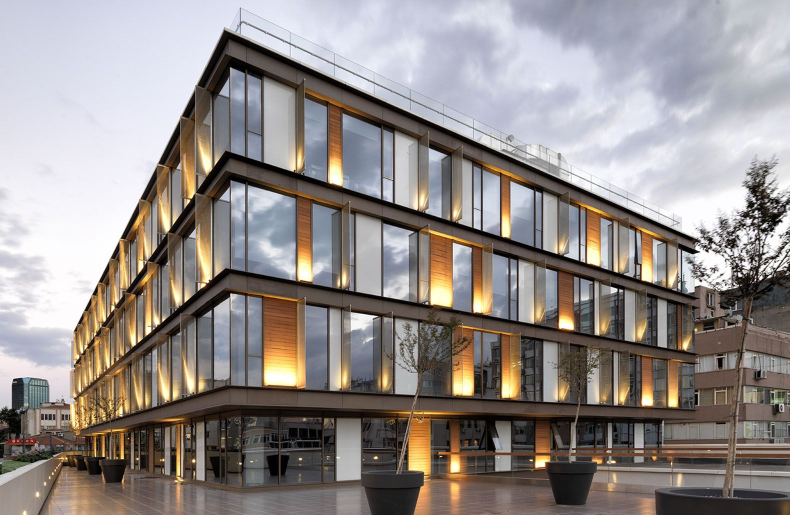
#> input picture ТИОиАД/lab2+/building.jpg, 1580 x 1030 px (shown at 1/2 size); the run also reads 1 picture not shown here
$ python main.py   (older library calls are emulated)
#> lines starting #> are read from the running program, lines starting #| are printed output that depends on the picture; after the words box and inside, x2 and y2 are one past the last pixel; in counts of white or black regions, pixels touching at a corner belong together
import cv2
import numpy as np
import matplotlib.pyplot as plt
import os

if not os.path.exists('results'):
    os.makedirs('results')

plt.style.use('seaborn-v0_8')
plt.rcParams['figure.figsize'] = (15, 10)

def task1_edge_detection(image_path):
#> called with image_path = 'building.jpg'
    image = cv2.imread(image_path)
#> image is the input picture: shape (1030, 1580, 3); mean B, G, R 138.5, 141, 147.7
    if image is None:
        print(f"Ошибка: Не удалось загрузить изображение {image_path}")
        return

    gray = cv2.cvtColor(image, cv2.COLOR_BGR2GRAY)

    sobel_x = cv2.Sobel(gray, cv2.CV_64F, 1, 0, ksize=3)
    sobel_y = cv2.Sobel(gray, cv2.CV_64F, 0, 1, ksize=3)
    sobel_combined = cv2.magnitude(sobel_x, sobel_y)
    sobel_combined = cv2.convertScaleAbs(sobel_combined)

    laplacian = cv2.Laplacian(gray, cv2.CV_64F, ksize=3)
    laplacian = cv2.convertScaleAbs(laplacian)

    canny_params = [
        (50, 150),
        (30, 100),
        (70, 200),
        (100, 200)
    ]

    canny_results = []
    for i, (thresh1, thresh2) in enumerate(canny_params):
        canny = cv2.Canny(gray, thresh1, thresh2)
        canny_results.append((f'Canny ({thresh1}, {thresh2})', canny))
#> this loop made 4 passes
#> pass 1, in task1_edge_detection, `canny = cv2.Canny(gray, thresh1, thresh2)`:
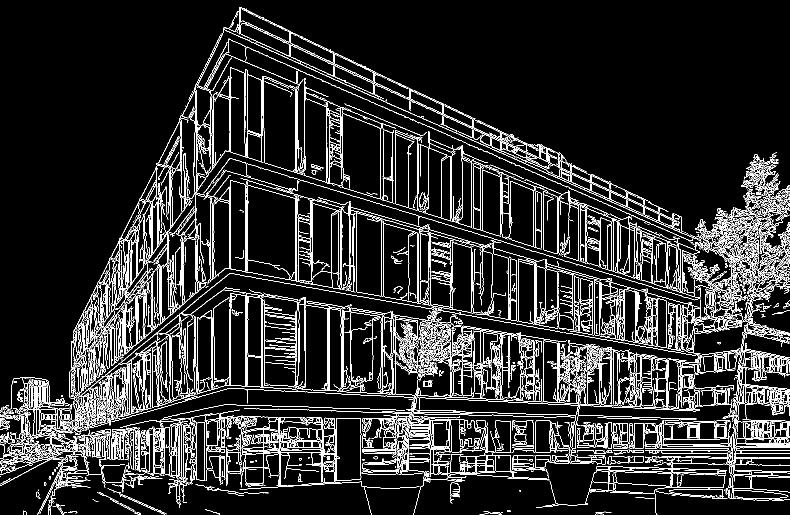
#> canny: shape (1030, 1580) (shown at 1/2 size); 10.3% white in thin lines or dots
#> after the loop, canny_results = 4 items

    plt.figure(figsize=(20, 15))

    plt.subplot(3, 3, 1)
    plt.imshow(cv2.cvtColor(image, cv2.COLOR_BGR2RGB))
    plt.title('Исходное изображение')
    plt.axis('off')

    plt.subplot(3, 3, 2)
    plt.imshow(gray, cmap='gray')
    plt.title('Оттенки серого')
    plt.axis('off')

    plt.subplot(3, 3, 3)
    plt.imshow(sobel_combined, cmap='gray')
    plt.title('Оператор Собеля')
    plt.axis('off')

    plt.subplot(3, 3, 4)
    plt.imshow(laplacian, cmap='gray')
    plt.title('Оператор Лапласа')
    plt.axis('off')

    for i, (title, canny_img) in enumerate(canny_results):
        plt.subplot(3, 3, 5 + i)
        plt.imshow(canny_img, cmap='gray')
        plt.title(title)
        plt.axis('off')
#> this loop made 4 passes
#> title on passes 1 to 4: 'Canny (50, 150)', 'Canny (30, 100)', 'Canny (70, 200)', 'Canny (100, 200)'

    plt.tight_layout()
    plt.savefig('results/task1_edge_detection.jpg')
    plt.show()

    cv2.imwrite('results/sobel.jpg', sobel_combined)
    cv2.imwrite('results/laplacian.jpg', laplacian)
    cv2.imwrite('results/canny_best.jpg', canny_results[1][1])


def task2_contour_analysis(image_path):
#> called with image_path = 'berries.jpg'
    image = cv2.imread(image_path)
    if image is None:
        print(f"Ошибка: Не удалось загрузить изображение {image_path}")
        return

    image_copy = image.copy()
    image_contours = image.copy()

    gray = cv2.cvtColor(image, cv2.COLOR_BGR2GRAY)
#> gray: shape (537, 612)

    blurred = cv2.GaussianBlur(gray, (5, 5), 0)

    _, binary = cv2.threshold(blurred, 0, 255, cv2.THRESH_BINARY_INV + cv2.THRESH_OTSU)
#> binary: shape (537, 612); 38.1% white; 4 white regions, box (x1, y1, x2, y2) and area: (322, 30, 594, 264) 37509, (22, 38, 276, 264) 30067, (50, 266, 227, 511) 29727, (295, 326, 564, 522) 27907

    # Улучшение контуров
    kernel = np.ones((3, 3), np.uint8)
    binary = cv2.morphologyEx(binary, cv2.MORPH_CLOSE, kernel)
#> binary: shape (537, 612); 38.3% white; 4 white regions, box (x1, y1, x2, y2) and area: (322, 30, 594, 264) 37715, (22, 38, 276, 264) 30182, (50, 266, 227, 511) 29820, (295, 326, 564, 522) 28025
    binary = cv2.morphologyEx(binary, cv2.MORPH_OPEN, kernel)
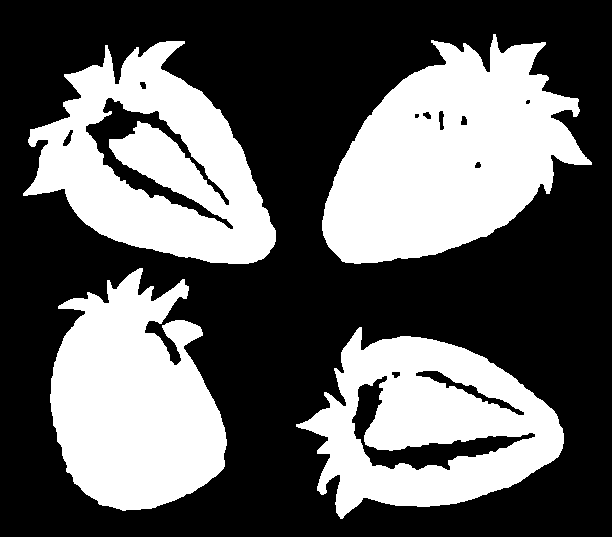
#> binary: shape (537, 612); 38.2% white; 4 white regions

    # Внешние контуры
    contours, hierarchy = cv2.findContours(binary, cv2.RETR_EXTERNAL, cv2.CHAIN_APPROX_SIMPLE)
#> contours = 4 contours; box (x1, y1, x2, y2) and area: (322, 34, 592, 264) 37421, (23, 41, 276, 264) 33665, (296, 327, 564, 519) 31972, (50, 268, 227, 511) 29322

    # Фильтрация контуров по площади (убираем слишком маленькие)
    min_area = 500
    filtered_contours = [cnt for cnt in contours if cv2.contourArea(cnt) > min_area]
#> filtered_contours has the same summary as contours

    print(f"Найдено контуров: {len(contours)}")
#| Найдено контуров: 4
    print(f"После фильтрации: {len(filtered_contours)}\n")
#| После фильтрации: 4

    max_length_contour = None
    max_area_contour = None
    max_length = 0
    max_area = 0

    for contour in filtered_contours:
        length = cv2.arcLength(contour, True)
        area = cv2.contourArea(contour)
        if length > max_length:
            max_length = length
            max_length_contour = contour
        if area > max_area:
            max_area = area
            max_area_contour = contour
#> this loop made 4 passes
#> (length, area, max_length, max_area) on passes 1, 4: (958.9, 31972, 958.9, 31972), (1094.3, 37421, 1094.3, 37421)
#> (length, area, max_length) on pass 2: (1073.7, 29321.5, 1073.7)
#> after the loop, max_area = 37421; max_area_contour = contour of 467 points, box (x1, y1, x2, y2) (322, 34, 592, 264), area 37421; max_length = 1094.3; max_length_contour has the same summary as max_area_contour

    cv2.drawContours(image_contours, filtered_contours, -1, (0, 255, 0), 2)
#> image_contours: shape (537, 612, 3); mean B, G, R 165.7, 187.8, 229.1

    # Рисование прямоугольников
    object_count = 0
    for i, contour in enumerate(filtered_contours):
        # Пропускаем слишком маленькие контуры
        if cv2.contourArea(contour) < min_area:
            continue
        object_count += 1
        x, y, w, h = cv2.boundingRect(contour)
        cv2.rectangle(image_copy, (x, y), (x + w, y + h), (255, 0, 0), 2)
        cv2.putText(image_copy, str(object_count), (x, y - 10),
                    cv2.FONT_HERSHEY_SIMPLEX, 0.7, (255, 0, 0), 2)
#> this loop made 4 passes
#> (x, y, w, h) on passes 1 to 4: (296, 327, 268, 192), (50, 268, 177, 243), (23, 41, 253, 223), (322, 34, 270, 230)
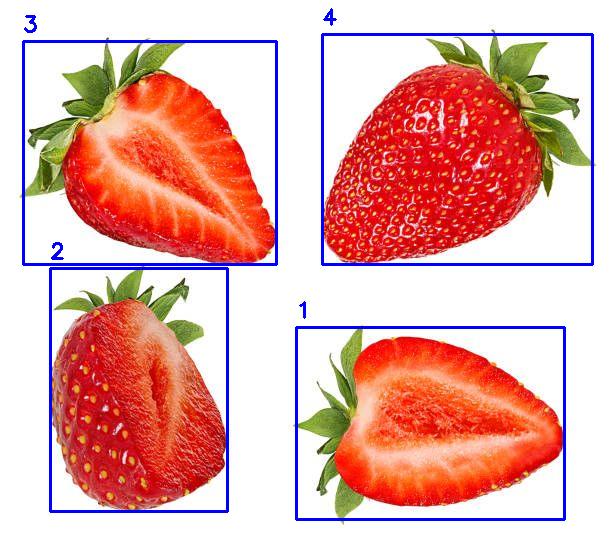
#> image_copy: shape (537, 612, 3); mean B, G, R 171, 175.1, 228.1
#> after the loop, object_count = 4

    # Выделение контуров с максимальной длиной и площадью
    if max_length_contour is not None:
        cv2.drawContours(image_copy, [max_length_contour], -1, (0, 0, 255), 3)
        x, y, w, h = cv2.boundingRect(max_length_contour)
        cv2.putText(image_copy, "Max Length", (x, y - 30),
                    cv2.FONT_HERSHEY_SIMPLEX, 0.7, (0, 0, 255), 2)

    if max_area_contour is not None:
        cv2.drawContours(image_copy, [max_area_contour], -1, (0, 255, 255), 3)
        x, y, w, h = cv2.boundingRect(max_area_contour)
        cv2.putText(image_copy, "Max Area", (x, y - 60),
                    cv2.FONT_HERSHEY_SIMPLEX, 0.7, (0, 255, 255), 2)

    plt.figure(figsize=(20, 15))

    plt.subplot(2, 3, 1)
    plt.imshow(cv2.cvtColor(image, cv2.COLOR_BGR2RGB))
    plt.title('Исходное изображение')
    plt.axis('off')

    plt.subplot(2, 3, 2)
    plt.imshow(binary, cmap='gray')
    plt.title('Бинаризованное изображение')
    plt.axis('off')

    plt.subplot(2, 3, 3)
    plt.imshow(cv2.cvtColor(image_contours, cv2.COLOR_BGR2RGB))
    plt.title(f'Все контуры ({len(filtered_contours)})')
    plt.axis('off')

    plt.subplot(2, 3, 4)
    plt.imshow(cv2.cvtColor(image_copy, cv2.COLOR_BGR2RGB))
    plt.title(f'Предметы: {object_count}\nКрасный: макс. длина\nЖелтый: макс. площадь')
    plt.axis('off')

    if max_length_contour is not None and max_area_contour is not None:
        plt.subplot(2, 3, 5)
        plt.text(0.1, 0.5,
                 f'Макс. длина: {max_length:.1f} px\n'
                 f'Макс. площадь: {max_area:.1f} px²\n'
                 f'Всего предметов: {object_count}',
                 fontsize=12, transform=plt.gca().transAxes)
        plt.axis('off')

    plt.tight_layout()
    plt.savefig('results/task2_contour_analysis.jpg')
    plt.show()

    cv2.imwrite('results/contours_binary.jpg', binary)
    cv2.imwrite('results/contours_all.jpg', image_contours)
    cv2.imwrite('results/contours_boxes.jpg', image_copy)

    print(f"Найдено предметов: {object_count}")
#| Найдено предметов: 4
    print(f"Максимальная длина контура: {max_length:.1f} px")
#| Максимальная длина контура: 1094.3 px
    print(f"Максимальная площадь контура: {max_area:.1f} px²\n")
#| Максимальная площадь контура: 37421.0 px²


def task3_hough_transform(lines_image_path, circles_image_path):
    if lines_image_path and os.path.exists(lines_image_path):
        process_lines(lines_image_path)
    if circles_image_path and os.path.exists(circles_image_path):
        process_circles(circles_image_path)


def process_lines(image_path):
#> called with image_path = 'house.jpg'
    image = cv2.imread(image_path)
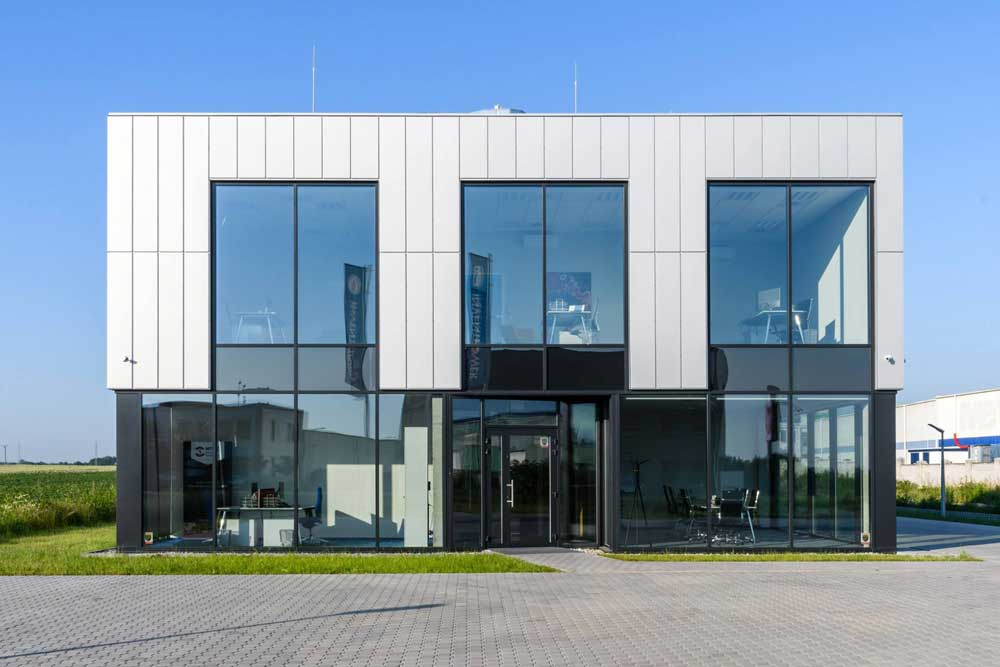
#> input picture ТИОиАД/lab2+/house.jpg, 1000 x 667 px
#> image is the input picture: shape (667, 1000, 3); mean B, G, R 172.1, 153.2, 131.6
    if image is None:
        print(f"Ошибка загрузки изображения с линиями: {image_path}")
        return

    original = image.copy()
    height, width = image.shape[:2]
#> height = 667; width = 1000

    if max(height, width) > 800:
        scale = 800 / max(height, width)
#> scale = 0.8
        image = cv2.resize(image, None, fx=scale, fy=scale)
#> image: shape (534, 800, 3)

    gray = cv2.cvtColor(image, cv2.COLOR_BGR2GRAY)
#> gray: shape (534, 800)
    blurred = cv2.GaussianBlur(gray, (5, 5), 0)
#> blurred: shape (534, 800)

    edges = cv2.Canny(blurred, 50, 150)
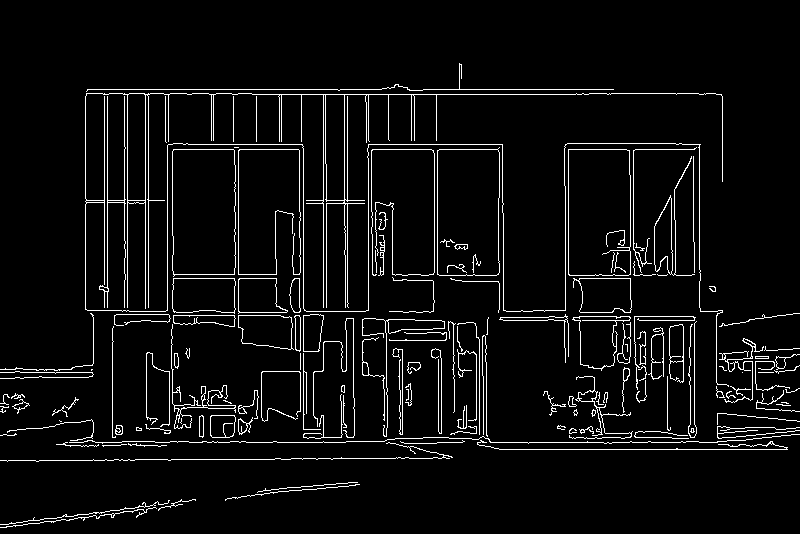
#> edges: shape (534, 800); 5.2% white in thin lines or dots, all inside (x1, y1, x2, y2) = (0, 63, 800, 528)

    # Простое преобразование Хафа для линий
    lines = cv2.HoughLinesP(edges, 1, np.pi / 180, threshold=50, minLineLength=50, maxLineGap=10)
#> lines = 120 rows, first 6: [477, 442, 685, 442], [423, 89, 613, 89], [167, 149, 303, 149], [252, 94, 588, 94], [323, 319, 323, 89], [168, 144, 302, 144]

    # Рисование линий
    line_image = image.copy()
    line_count = 0

    if lines is not None:
        line_count = len(lines)
#> line_count = 120
        for line in lines:
            x1, y1, x2, y2 = line[0]
            cv2.line(line_image, (x1, y1), (x2, y2), (0, 0, 255), 2)
#> this loop made 120 passes
#> (x1, y1, x2, y2) on passes 1 to 12: (477, 442, 685, 442), (423, 89, 613, 89), (167, 149, 303, 149), (252, 94, 588, 94), (323, 319, 323, 89), (168, 144, 302, 144), (303, 442, 303, 146), (576, 93, 715, 93), (127, 323, 127, 89), (499, 449, 787, 449), (148, 320, 148, 89), (107, 310, 107, 89)
#> line_image: shape (534, 800, 3); mean B, G, R 159, 140.5, 142.6

    plt.figure(figsize=(15, 10))

    plt.subplot(2, 2, 1)
    plt.imshow(cv2.cvtColor(image, cv2.COLOR_BGR2RGB))
    plt.title('Исходное изображение')
    plt.axis('off')

    plt.subplot(2, 2, 2)
    plt.imshow(edges, cmap='gray')
    plt.title('Границы Кэнни')
    plt.axis('off')

    plt.subplot(2, 2, 3)
    plt.imshow(cv2.cvtColor(line_image, cv2.COLOR_BGR2RGB))
    plt.title(f'Найдено линий: {line_count}')
    plt.axis('off')

    plt.tight_layout()
    plt.savefig('results/task3_lines_simple.jpg')
    plt.show()

    print(f"Найдено линий: {line_count}")
#| Найдено линий: 120


def process_circles(image_path):
#> called with image_path = 'balls.jpg'
    image = cv2.imread(image_path)
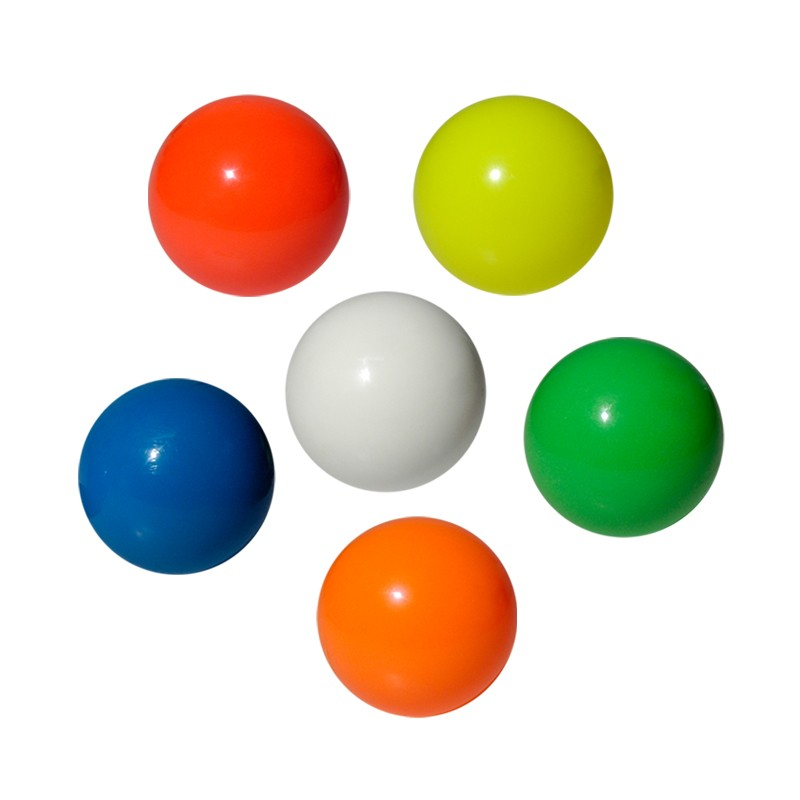
#> input picture ТИОиАД/lab2+/balls.jpg, 800 x 800 px
#> image is the input picture: shape (800, 800, 3); mean B, G, R 199.5, 217.8, 223.2
    if image is None:
        print(f"Ошибка загрузки изображения с окружностями: {image_path}")
        return

    original = image.copy()
    height, width = image.shape[:2]
#> height = 800; width = 800

    if max(height, width) > 600:
        scale = 600 / max(height, width)
#> scale = 0.75
        image = cv2.resize(image, None, fx=scale, fy=scale)
#> image: shape (600, 600, 3)

    gray = cv2.cvtColor(image, cv2.COLOR_BGR2GRAY)
#> gray: shape (600, 600)
    blurred = cv2.medianBlur(gray, 5)
#> blurred: shape (600, 600)

    # Простое преобразование Хафа для окружностей
    circles = cv2.HoughCircles(
        blurred,
        cv2.HOUGH_GRADIENT,
        dp=1.2,
        minDist=50,
        param1=50,
        param2=30,
        minRadius=10,
        maxRadius=100
    )
#> circles = [[288.6, 293.4, 75.4], [312.6, 462.6, 75.52], [384.6, 145.8, 75.4], [132.6, 357, 73], [467.4, 328.2, 74.32], [186.6, 145.8, 75.04]]

    # Рисование окружностей
    circle_image = image.copy()
    circle_count = 0

    if circles is not None:
        circles = np.round(circles[0, :]).astype("int")
#> circles = [[289, 293, 75], [313, 463, 76], [385, 146, 75], [133, 357, 73], [467, 328, 74], [187, 146, 75]]
        circle_count = len(circles)
#> circle_count = 6

        for (x, y, r) in circles:
            # Рисование внешней окружности
            cv2.circle(circle_image, (x, y), r, (0, 255, 0), 2)
            # Рисование центра
            cv2.circle(circle_image, (x, y), 2, (0, 0, 255), 3)
#> this loop made 6 passes
#> circle_image: shape (600, 600, 3); mean B, G, R 195.8, 219.5, 219

    plt.figure(figsize=(15, 10))

    plt.subplot(2, 2, 1)
    plt.imshow(cv2.cvtColor(image, cv2.COLOR_BGR2RGB))
    plt.title('Исходное изображение')
    plt.axis('off')

    plt.subplot(2, 2, 2)
    plt.imshow(blurred, cmap='gray')
    plt.title('Размытое изображение')
    plt.axis('off')

    plt.subplot(2, 2, 3)
    plt.imshow(cv2.cvtColor(circle_image, cv2.COLOR_BGR2RGB))
    plt.title(f'Найдено окружностей: {circle_count}')
    plt.axis('off')

    plt.tight_layout()
    plt.savefig('results/task3_circles_simple.jpg')
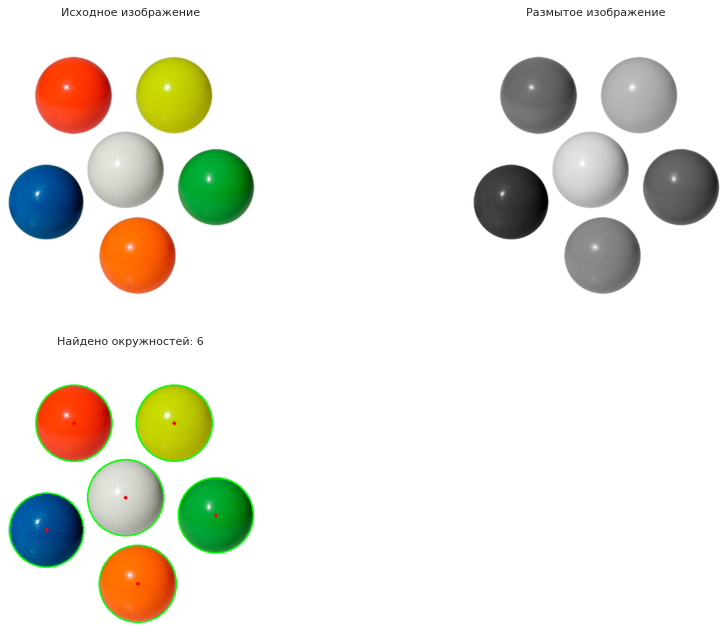
#> figure drawn by matplotlib, 3 panels
    plt.show()

    print(f"Найдено окружностей: {circle_count}")
#| Найдено окружностей: 6

def main():
    edge_image = "building.jpg"
    objects_image = "berries.jpg"
    lines_image = "house.jpg"
    circles_image = "balls.jpg"

    task1_edge_detection(edge_image)
    task2_contour_analysis(objects_image)
    task3_hough_transform(lines_image, circles_image)


if __name__ == "__main__":
    main()
